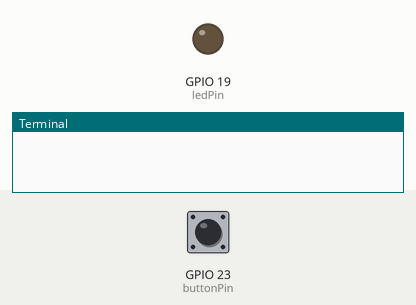
Simulated run of this program. Board: Raspberry Pi (BCM pin numbers). Shown: output pins drawn as LEDs (lit = HIGH), the last lines printed to the terminal. The test bench sets the inputs (shaded band); at power-on: GPIO 23 (buttonPin) LOW.

Above: at 1.2 s.
1.3 s: GPIO 23 (buttonPin) pulled HIGH for 0.15 s
At 1.37 s:
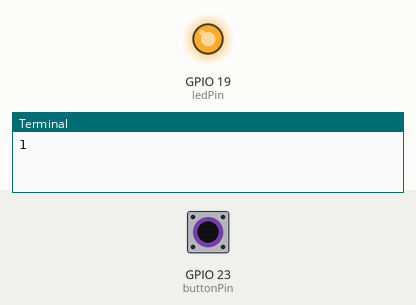
2.9 s: GPIO 23 (buttonPin) pulled HIGH for 3.2 s
At 7.5 s:
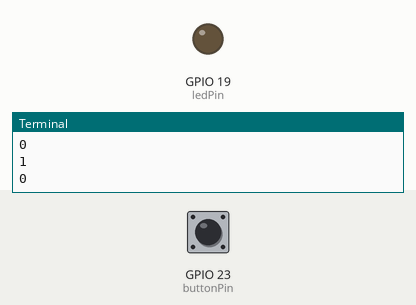
Timing chart, 0 to 9.0 s (numbered marks = the images above; inputs shaded):
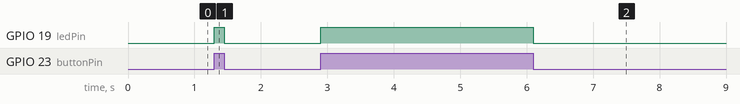

Measured:
- after the input at 1.3 s, GPIO 19 (ledPin): LOW → HIGH at once, → LOW 0.15 s later
- after the input at 2.9 s, GPIO 19 (ledPin): LOW → HIGH at once, → LOW 3.2 s later

The program:

button.py
```python
import RPi.GPIO as GPIO
import atexit

ledPin = 19
buttonPin = 23

def cleanup():
	GPIO.cleanup()

atexit.register(cleanup)

GPIO.setmode(GPIO.BCM)

GPIO.setup(buttonPin, GPIO.IN, pull_up_down=GPIO.PUD_DOWN)
GPIO.setup(ledPin, GPIO.OUT)

lastState = False

while (True):
	currentState=GPIO.input(buttonPin)
	if lastState != currentState:
		GPIO.output(ledPin,currentState)
		print(currentState)
		lastState = currentState
```
